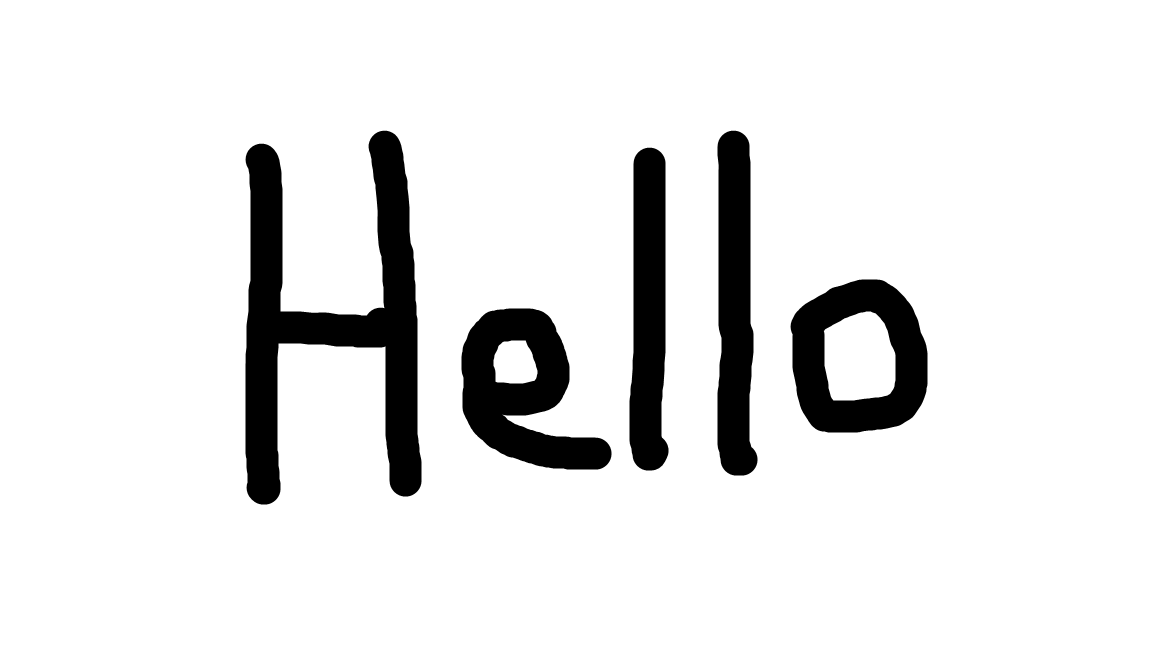
#> input picture tests/test1.png, 1152 x 648 px
$ python -i handwrite_preprocess.py   (imports and definitions only)
#> lines starting #> are read from the running program, lines starting #| are printed output that depends on the picture; after the words box and inside, x2 and y2 are one past the last pixel; in counts of white or black regions, pixels touching at a corner belong together
"""
Попередня обробка зображень
handwrite2print/app/model/preprocess.py
"""
import cv2
import numpy as np
from PIL import Image


class ImagePreprocessor:
    """Клас для попередньої обробки зображень"""

    def __init__(self):
        self.config = {
            'binarization': True,
            'denoise': True,
            'deskew': True,
            'resize': True
        }

    def process(self, image_path):
        """
        Повна обробка зображення з покращенням для кращої точності OCR

        Args:
            image_path: шлях до зображення

        Returns:
            оброблене зображення (numpy array)
        """
#> called with image_path = '../../tests/test1.png'
        # Завантаження зображення
        image = cv2.imread(image_path)
#> image is the input picture: shape (648, 1152, 3); min 0, max 255, mean 230.2

        if image is None:
            raise ValueError(f"Не вдалося завантажити зображення: {image_path}")

        # Перетворення в градації сірого
        gray = cv2.cvtColor(image, cv2.COLOR_BGR2GRAY)

        # Збільшуємо розмір для кращого розпізнавання (якщо зображення маленьке)
        height, width = gray.shape[:2]
        if height < 300 or width < 300:
            gray = self.upscale_image(gray, scale_factor=2)

        # Покращення контрасту ПЕРЕД іншими операціями (для кращої точності)
        gray = self.enhance_contrast(gray)

        # Видалення шумів
        if self.config['denoise']:
            gray = self.denoise(gray)

        # Покращення різкості
        gray = self.sharpen_image(gray)

        # Бінаризація
        if self.config['binarization']:
            gray = self.binarize(gray)

        # Морфологічні операції для покращення тексту
        gray = self.morphological_operations(gray)

        # Вирівнювання
        if self.config['deskew']:
            gray = self.deskew(gray)

        # Нормалізація розміру (опціонально)
        if self.config['resize']:
            gray = self.resize_image(gray)

        return gray

    def denoise(self, image):
        """
        Видалення шумів з зображення

        Args:
            image: вхідне зображення

        Returns:
            зображення без шумів
        """
        # Використання білатерального фільтру для збереження країв
        denoised = cv2.bilateralFilter(image, 9, 75, 75)

        # Альтернативно: Non-local Means Denoising
        # denoised = cv2.fastNlMeansDenoising(image, None, 10, 7, 21)

        return denoised

    def binarize(self, image):
        """
        Бінаризація зображення (перетворення в чорно-біле)

        Args:
            image: вхідне зображення в градаціях сірого

        Returns:
            бінаризоване зображення
        """
        # Спочатку пробуємо адаптивну бінаризацію (краще для рукопису з неоднорідним освітленням)
        binary_adaptive = cv2.adaptiveThreshold(
            image, 255,
            cv2.ADAPTIVE_THRESH_GAUSSIAN_C,
            cv2.THRESH_BINARY,
            11, 2
        )
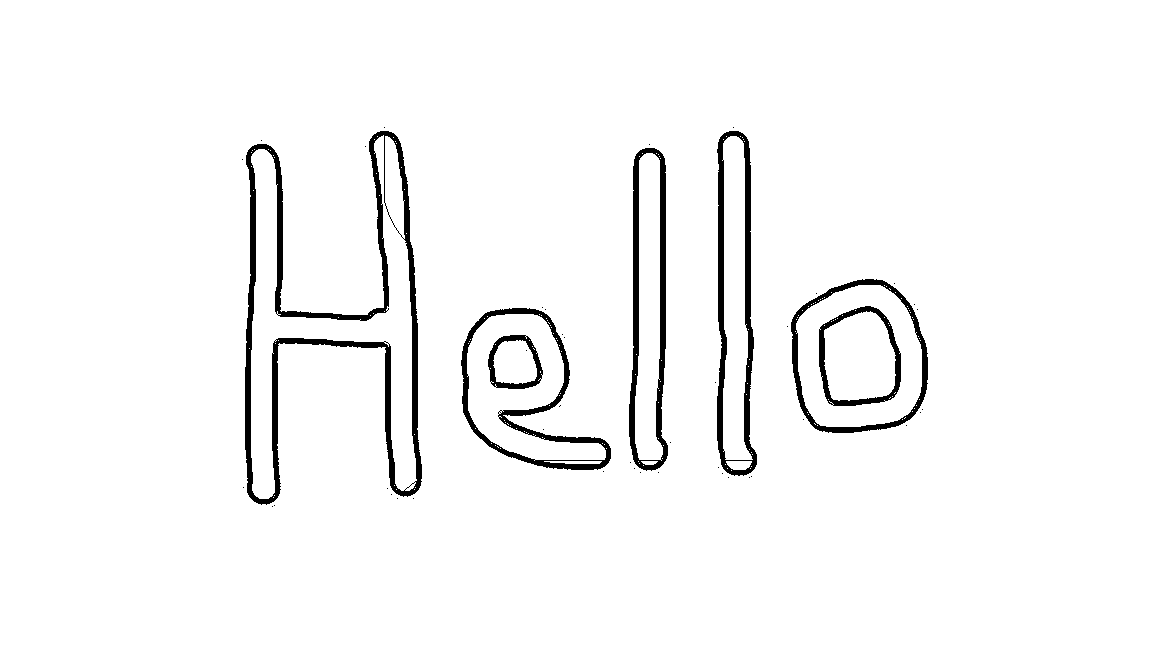
#> binary_adaptive: shape (648, 1152); 96.6% white; 48 black regions (41 under 20 px), largest, box (x1, y1, x2, y2) and area: (245, 131, 422, 505) 9308, (717, 131, 757, 476) 4090, (629, 148, 668, 471) 3850

        # Також пробуємо Otsu's binarization
        _, binary_otsu = cv2.threshold(image, 0, 255, cv2.THRESH_BINARY + cv2.THRESH_OTSU)
#> binary_otsu: shape (648, 1152); 90.2% white; 5 black regions, box (x1, y1, x2, y2) and area: (245, 131, 422, 505) 26796, (461, 308, 611, 470) 12845, (791, 279, 928, 433) 12091, (717, 131, 757, 476) 11173, (629, 148, 668, 471) 10428

        # Вибираємо той, який має кращий контраст (більше білих пікселів на темному фоні)
        # Для рукописного тексту адаптивна часто краща
        adaptive_contrast = np.sum(binary_adaptive == 255) / binary_adaptive.size
#> adaptive_contrast = 0.966
#> in morphological_operations, `closed = cv2.morphologyEx(image, cv2.MORPH_CLOSE, kernel)`:
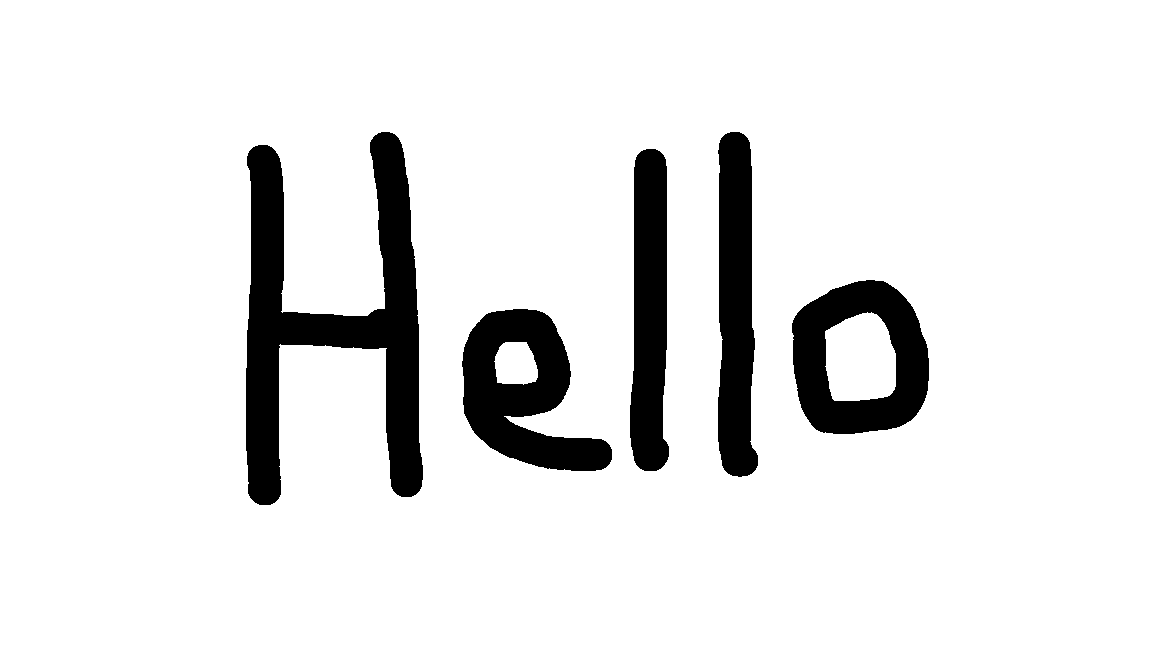
#> closed: shape (648, 1152); 90.2% white; 5 black regions, box (x1, y1, x2, y2) and area: (246, 132, 423, 505) 26775, (462, 309, 612, 471) 12831, (792, 280, 929, 434) 12082, (718, 132, 758, 477) 11167, (630, 149, 669, 471) 10426
#> in morphological_operations, `opened = cv2.morphologyEx(closed, cv2.MORPH_OPEN, kernel)`:
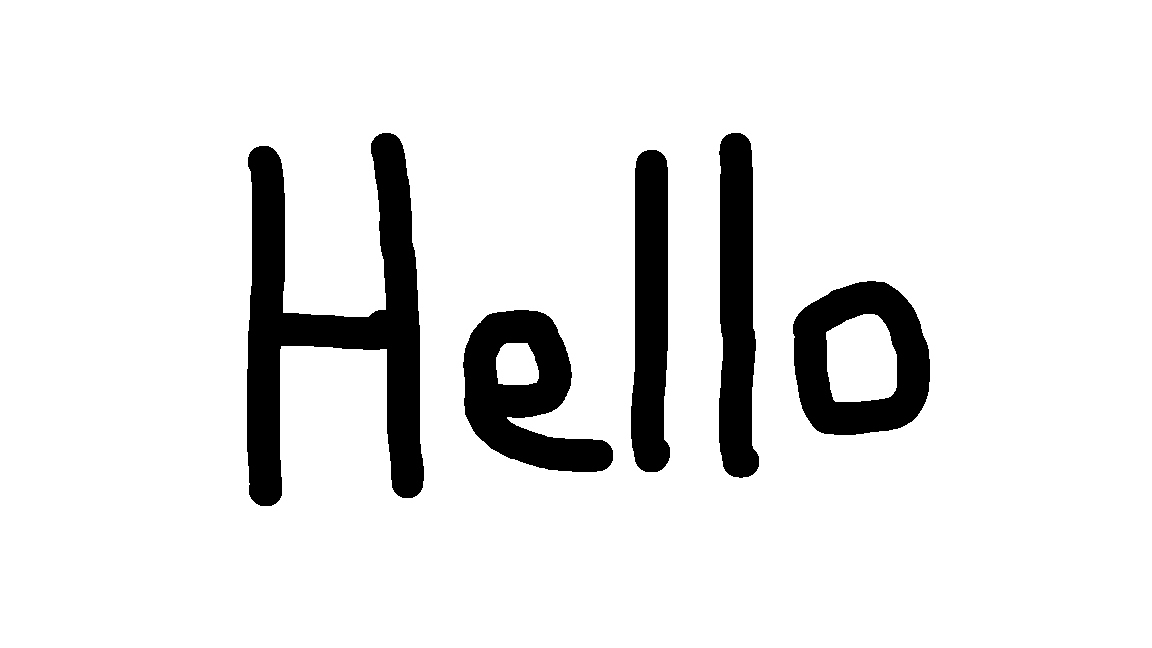
#> opened: shape (648, 1152); 90.2% white; 5 black regions, box (x1, y1, x2, y2) and area: (247, 133, 424, 506) 26788, (463, 310, 613, 472) 12837, (793, 281, 930, 435) 12088, (719, 133, 759, 478) 11169, (631, 150, 670, 472) 10426

        # Якщо адаптивна дає розумний баланс (20-80% білих пікселів), використовуємо її
        if 0.2 <= adaptive_contrast <= 0.8:
            return binary_adaptive
        else:
            return binary_otsu

    def deskew(self, image):
        """
        Вирівнювання (виправлення нахилу) зображення

        Args:
            image: вхідне зображення

        Returns:
            вирівняне зображення
        """
        # Визначення кута нахилу
        coords = np.column_stack(np.nonzero(image > 0))
#> coords = 673188 pairs, first value 0 to 647, second value 0 to 1151

        if len(coords) < 5:
            return image

        angle = cv2.minAreaRect(coords)[-1]
#> angle = -90

        # Корекція кута
        if angle < -45:
            angle = -(90 + angle)
#> angle = 0
        else:
            angle = -angle

        # Обмеження кута (щоб уникнути надмірних поворотів)
        if abs(angle) > 45:
            return image

        # Поворот зображення
        (h, w) = image.shape[:2]
        center = (w // 2, h // 2)
        M = cv2.getRotationMatrix2D(center, angle, 1.0)
#> M = [[1, 0, 0], [0, 1, 0]]
        rotated = cv2.warpAffine(
            image, M, (w, h),
            flags=cv2.INTER_CUBIC,
            borderMode=cv2.BORDER_REPLICATE
        )

        return rotated

    def resize_image(self, image, max_width=2000, max_height=2000):
        """
        Зміна розміру зображення зі збереженням пропорцій

        Args:
            image: вхідне зображення
            max_width: максимальна ширина
            max_height: максимальна висота

        Returns:
            зображення зі зміненим розміром
        """
#> called with max_width = 2000, max_height = 2000
        height, width = image.shape[:2]

        # Перевірка, чи потрібно змінювати розмір
        if width <= max_width and height <= max_height:
            return image

        # Обчислення коефіцієнта масштабування
        scale = min(max_width / width, max_height / height)

        new_width = int(width * scale)
        new_height = int(height * scale)

        resized = cv2.resize(
            image, (new_width, new_height),
            interpolation=cv2.INTER_AREA
        )

        return resized

    def enhance_contrast(self, image):
        """
        Покращення контрасту зображення для кращої точності OCR

        Args:
            image: вхідне зображення

        Returns:
            зображення з покращеним контрастом
        """
        # CLAHE (Contrast Limited Adaptive Histogram Equalization)
        # Збільшуємо clipLimit для кращого контрасту (3.0 для кращого розпізнавання)
        clahe = cv2.createCLAHE(clipLimit=3.0, tileGridSize=(8, 8))
        enhanced = clahe.apply(image)

        # Додаткова нормалізація для покращення якості
        # Нормалізуємо до 0-255, якщо потрібно
        if enhanced.max() > 255 or enhanced.min() < 0:
            enhanced = cv2.normalize(enhanced, enhanced, 0, 255, cv2.NORM_MINMAX)

        return enhanced

    def sharpen_image(self, image):
        """
        Покращення різкості зображення

        Args:
            image: вхідне зображення

        Returns:
            зображення з покращеною різкістю
        """
        # Ядро для покращення різкості
        kernel = np.array([[-1, -1, -1],
                          [-1,  9, -1],
                          [-1, -1, -1]])
        sharpened = cv2.filter2D(image, -1, kernel)
        return sharpened

    def morphological_operations(self, image):
        """
        Морфологічні операції для покращення тексту

        Args:
            image: вхідне зображення

        Returns:
            оброблене зображення
        """
        # Створюємо ядро для морфологічних операцій
        kernel = cv2.getStructuringElement(cv2.MORPH_RECT, (2, 2))

        # Замикання (closing) - заповнюємо невеликі прогалини в символах
        closed = cv2.morphologyEx(image, cv2.MORPH_CLOSE, kernel)

        # Відкриття (opening) - видаляємо невеликі шуми
        opened = cv2.morphologyEx(closed, cv2.MORPH_OPEN, kernel)

        return opened

    # [46 lines left out: functions upscale_image, remove_borders, set_config, not called in this run]

>>> result = ImagePreprocessor().process('../../tests/test1.png')
